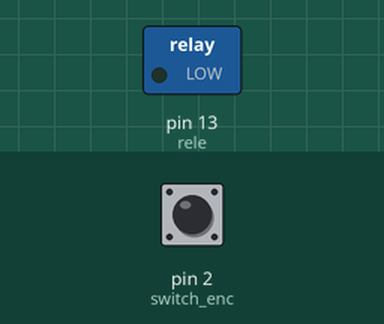
The sketch below on a simulated Arduino Uno, built with avr-gcc and run on an emulated ATmega328P. Shown: switched loads named in the sketch (green lamp = pin HIGH). The test bench sets the inputs (shaded band); at power-on: pin 2 (switch_enc) LOW.

Above: at 1.2 s.
1.3 s: pin 2 (switch_enc) pulled HIGH for 0.15 s
At 1.37 s:
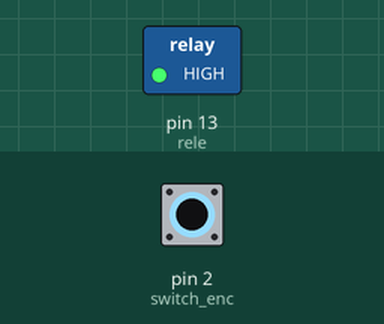
2.9 s: pin 2 (switch_enc) pulled HIGH for 3.2 s
At 7.3 s:
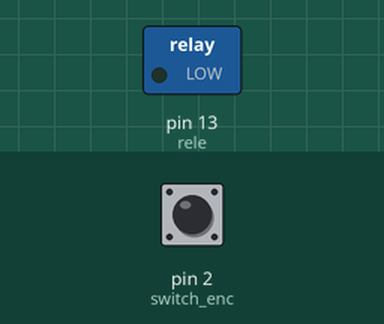
Timing chart, 0 to 8.8 s (numbered marks = the images above; inputs shaded):
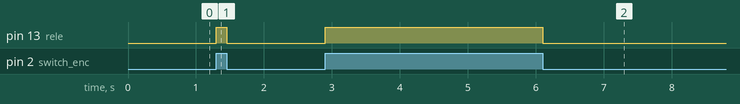

The sketch:

hola_domotica.ino
```cpp
/*
  Hola Mundo domotica.

  Primer programa para el blog domoteka.es. Primera introduccion al
  mundo domotico mediante un simple programa para encender y apagar un rele.

  Santi Herraiz - http://www.domoteka.es
 */
//Constantes
const int switch_enc = 2;     // valor del pin de entrada
const int rele =  13;      // valor del pin de salida al rele

//Variable
int estadoRele = LOW; //variable para almacenar el estado del rele

void setup() {
  //Iniciamos el pin de rele como salida
  pinMode(rele, OUTPUT);
  //Iniciamos el pin del switch como entrada
  pinMode(switch_enc,INPUT);

}

void loop() {
  //leemos el valor del pin del switch
  estadoRele = digitalRead(switch_enc);
  Serial.println(estadoRele);


  if (estadoRele == HIGH) {
    // encendemos el rele
    digitalWrite(rele, HIGH);

  }
  else {
    // apagamos el rele
    digitalWrite(rele, LOW);
  }
}
```

Measured:
- after the input at 1.3 s, pin 13 (rele): LOW → HIGH at once, → LOW 0.15 s later
- after the input at 2.9 s, pin 13 (rele): LOW → HIGH at once, → LOW 3.2 s later
